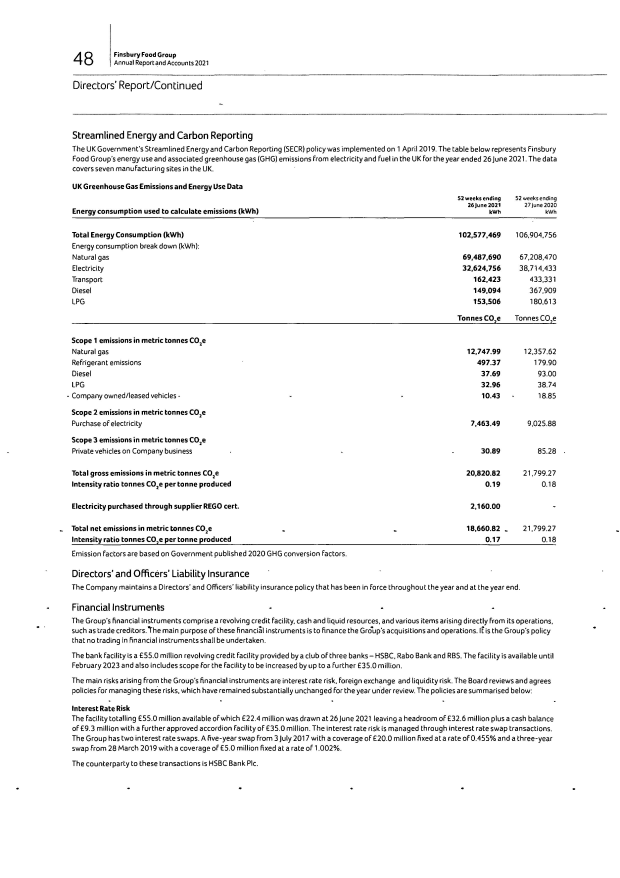
#> input picture page-0049.jpeg, 2480 x 3509 px (shown at 1/4 size)
$ python -i ocr_image.py   (imports and definitions only)
#> lines starting #> are read from the running program, lines starting #| are printed output that depends on the picture; after the words box and inside, x2 and y2 are one past the last pixel; in counts of white or black regions, pixels touching at a corner belong together
#> further down, picture is the input picture: shape (3509, 2480); min 0, max 255, mean 244.4
import math
import os

import cv2
import numpy as np
import pytesseract

pytesseract.pytesseract.tesseract_cmd = r'C:\home\site\wwwroot\App_Data\jobs\triggered\CO2DataMining\runner\resources\Tesseract-OCR\tesseract.exe'

def main(image_file, tess_args):
    """
    OCR the image and output the text to a file with an extension that is ready
    to be used in Tesseract training (.gt.txt).

    Tries to crop the image so that only the relevant text gets passed to Tesseract.

    Returns the name of the text file that contains the text.
    """
    directory, filename = os.path.split(image_file)
    filename_sans_ext, ext = os.path.splitext(filename)
    image = cv2.imread(image_file, cv2.IMREAD_GRAYSCALE)
    cropped = crop_to_text(image)
    ocr_data_dir = os.path.join(directory, "ocr_data")
    os.makedirs(ocr_data_dir, exist_ok=True)
    out_imagepath = os.path.join(ocr_data_dir, filename)
    out_txtpath = os.path.join(ocr_data_dir, "{}.gt.txt".format(filename_sans_ext))
    cv2.imwrite(out_imagepath, cropped)
    '''if not tess_args:
        d = os.path.dirname(sys.modules["table_ocr"].__file__)
        tessdata_dir = os.path.join(d, "tessdata")
        tess_args = ["--psm", "7", "-l", "table-ocr", "--tessdata-dir", tessdata_dir]'''
    #txt = ocr_image(cropped, " ".join(tess_args))
    txt = ocr_image(cropped)
    with open(out_txtpath, "w") as txt_file:
        txt_file.write(txt)
    return out_txtpath

def crop_to_text(image):
    MAX_COLOR_VAL = 255
    BLOCK_SIZE = 15
    SUBTRACT_FROM_MEAN = -2

    img_bin = cv2.adaptiveThreshold(
        ~image,
        MAX_COLOR_VAL,
        cv2.ADAPTIVE_THRESH_MEAN_C,
        cv2.THRESH_BINARY,
        BLOCK_SIZE,
        SUBTRACT_FROM_MEAN,
    )
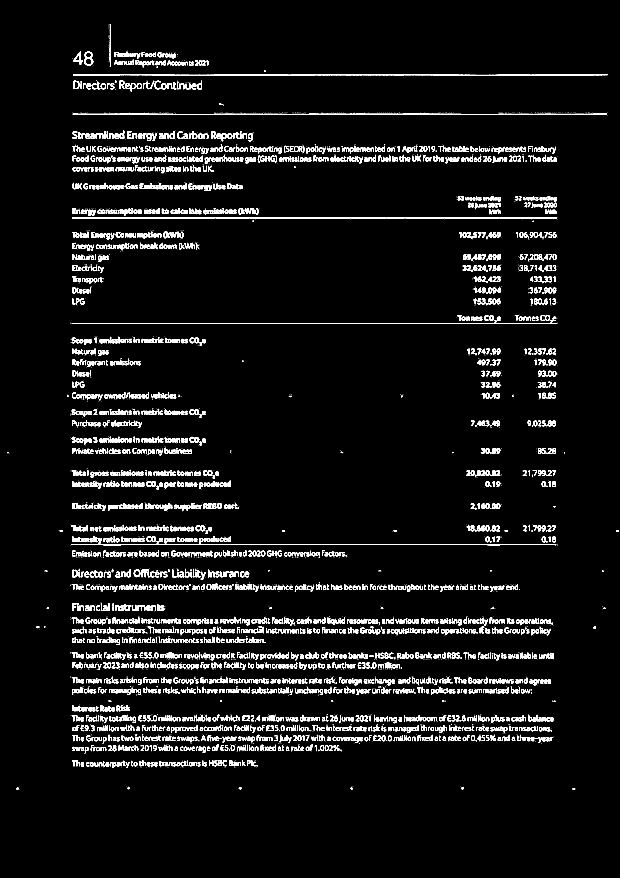
#> img_bin: shape (3509, 2480) (shown at 1/4 size); 4.6% white; 5262 white regions (2293 under 20 px), largest, box (x1, y1, x2, y2) and area: (288, 869, 2228, 874) 7507, (287, 1280, 2226, 1296) 5851, (286, 2165, 2225, 2181) 5769

    img_h, img_w = image.shape
#> img_h = 3509; img_w = 2480
    horizontal_kernel = cv2.getStructuringElement(cv2.MORPH_RECT, (int(img_w * 0.5), 1))
    vertical_kernel = cv2.getStructuringElement(cv2.MORPH_RECT, (1, int(img_h * 0.7)))
#> vertical_kernel = 2456 values from 1 to 1
    horizontal_lines = cv2.morphologyEx(img_bin, cv2.MORPH_OPEN, horizontal_kernel)
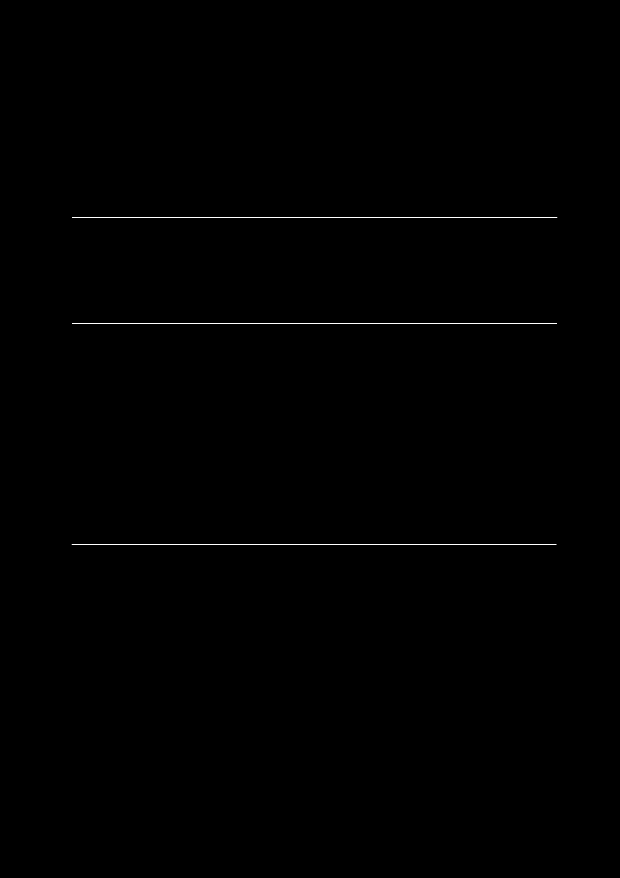
#> horizontal_lines: shape (3509, 2480) (shown at 1/4 size); 0.11% white in thin lines or dots, all inside (x1, y1, x2, y2) = (287, 870, 2229, 2179)
    vertical_lines = cv2.morphologyEx(img_bin, cv2.MORPH_OPEN, vertical_kernel)
#> vertical_lines: shape (3509, 2480); every value is 0
    both = horizontal_lines + vertical_lines
    cleaned = img_bin - both
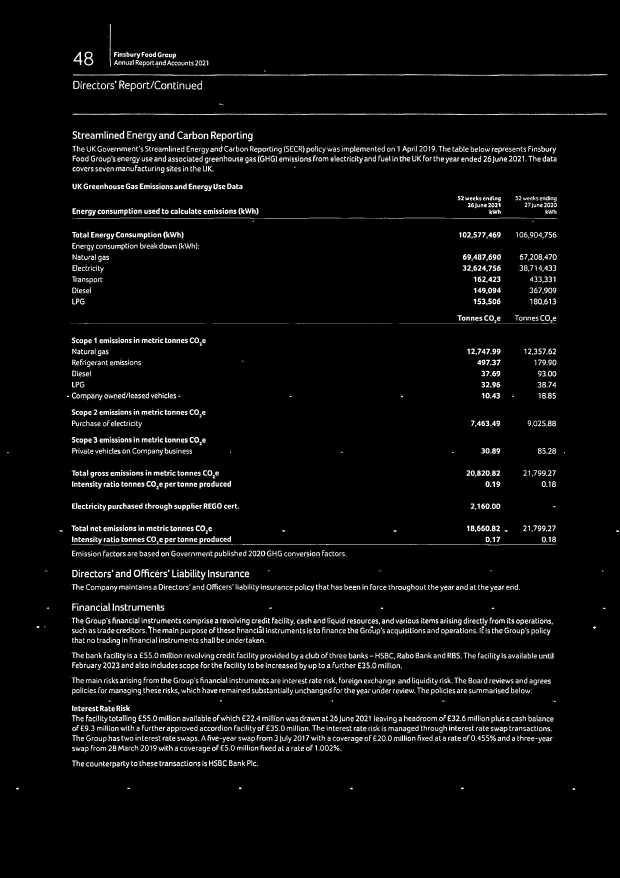
#> cleaned: shape (3509, 2480) (shown at 1/4 size); min 0, max 255, mean 11.4

    # Get rid of little noise.
    kernel = cv2.getStructuringElement(cv2.MORPH_ELLIPSE, (3, 3))
    opened = cv2.morphologyEx(cleaned, cv2.MORPH_OPEN, kernel)
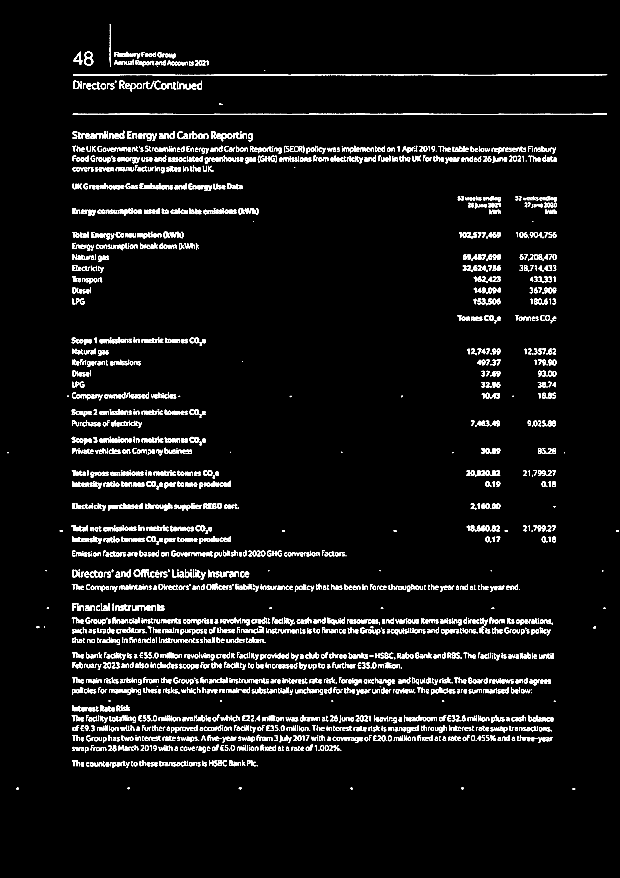
#> opened: shape (3509, 2480) (shown at 1/4 size); 4.2% white; 3496 white regions (554 under 20 px), largest, box (x1, y1, x2, y2) and area: (337, 207, 373, 262) 796, (294, 207, 330, 260) 625, (566, 2276, 598, 2309) 510
    opened = cv2.dilate(opened, kernel)
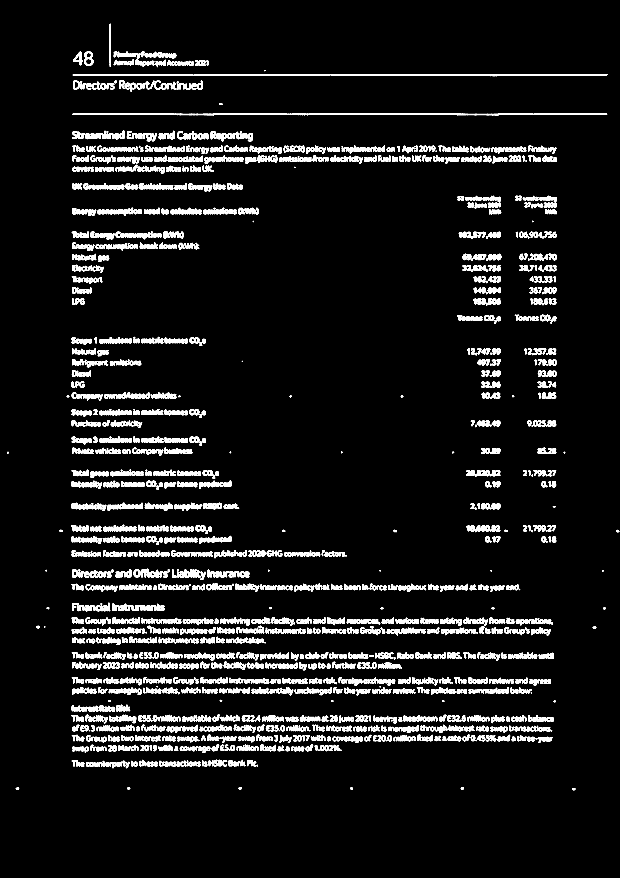
#> opened: shape (3509, 2480) (shown at 1/4 size); 6.5% white; 2427 white regions (45 under 20 px)

    contours, hierarchy = cv2.findContours(opened, cv2.RETR_LIST, cv2.CHAIN_APPROX_SIMPLE)
#> contours = 3803 contours, 850 with area under 20; largest, box (x1, y1, x2, y2) and area: (290, 453, 2429, 461) 8176, (291, 296, 2430, 305) 8162, (336, 206, 374, 263) 1630, (293, 206, 331, 261) 913, (438, 1636, 496, 1661) 882
    bounding_rects = [cv2.boundingRect(c) for c in contours]
#> bounding_rects = 3803 items, first 6: (2289, 3152, 13, 9), (1400, 3150, 12, 9), (508, 3150, 13, 8), (63, 3150, 14, 9), (1843, 3149, 13, 9), (954, 3148, 13, 10)
    NUM_PX_COMMA = 6
    MIN_CHAR_AREA = 5 * 9
    char_sized_bounding_rects = [(x, y, w, h) for x, y, w, h in bounding_rects if w * h > MIN_CHAR_AREA]
#> char_sized_bounding_rects = 2857 items, first 6: (2289, 3152, 13, 9), (1400, 3150, 12, 9), (508, 3150, 13, 8), (63, 3150, 14, 9), (1843, 3149, 13, 9), (954, 3148, 13, 10)
    if char_sized_bounding_rects:
        minx, miny, maxx, maxy = math.inf, math.inf, 0, 0
        for x, y, w, h in char_sized_bounding_rects:
            minx = min(minx, x)
            miny = min(miny, y)
            maxx = max(maxx, x + w)
            maxy = max(maxy, y + h)
#> this loop made 2857 passes
#> (x, y, w, h, minx, miny) on passes 1 to 3: (2289, 3152, 13, 9, 2289, 3152), (1400, 3150, 12, 9, 1400, 3150), (508, 3150, 13, 8, 508, 3150)
        x, y, w, h = minx, miny, maxx - minx, maxy - miny
#> x = 28; y = 95; w = 2449; h = 3066
        cropped = image[y:min(img_h, y+h+NUM_PX_COMMA), x:min(img_w, x+w)]
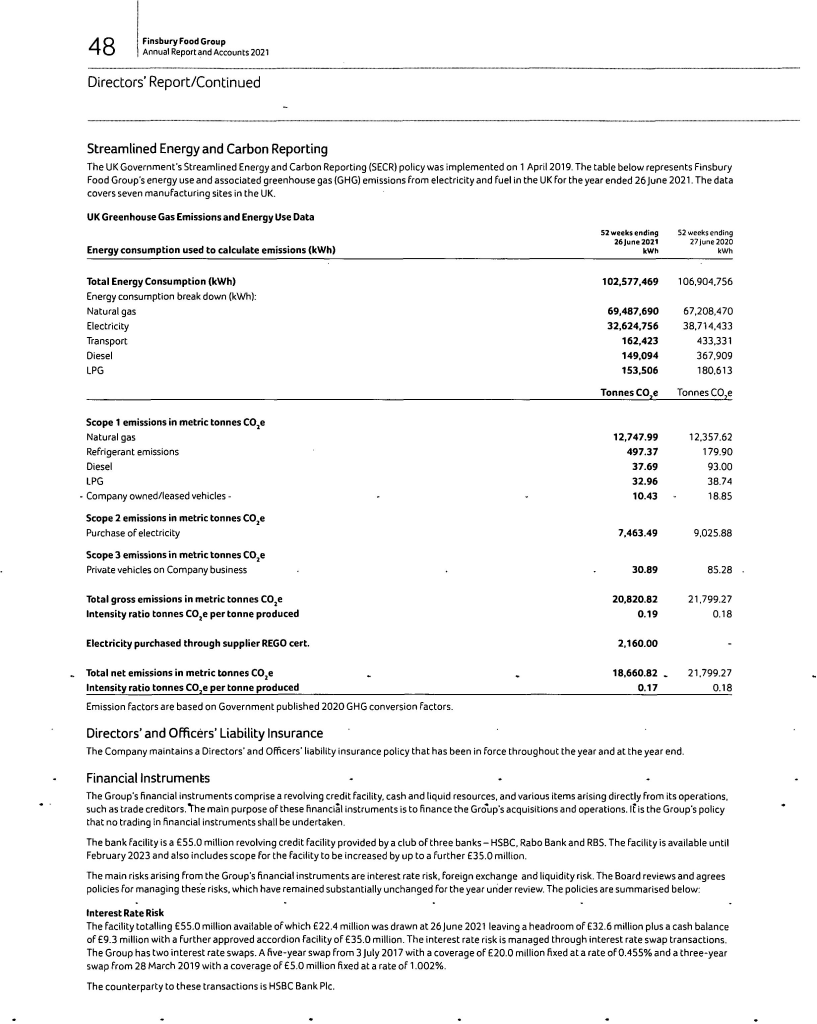
#> cropped: shape (3072, 2449) (shown at 1/3 size); min 0, max 255, mean 242.7
    else:
        # If we morphed out all of the text, assume an empty image.
        cropped = MAX_COLOR_VAL * np.ones(shape=(20, 100), dtype=np.uint8)
    bordered = cv2.copyMakeBorder(cropped, 5, 5, 5, 5, cv2.BORDER_CONSTANT, None, 255)
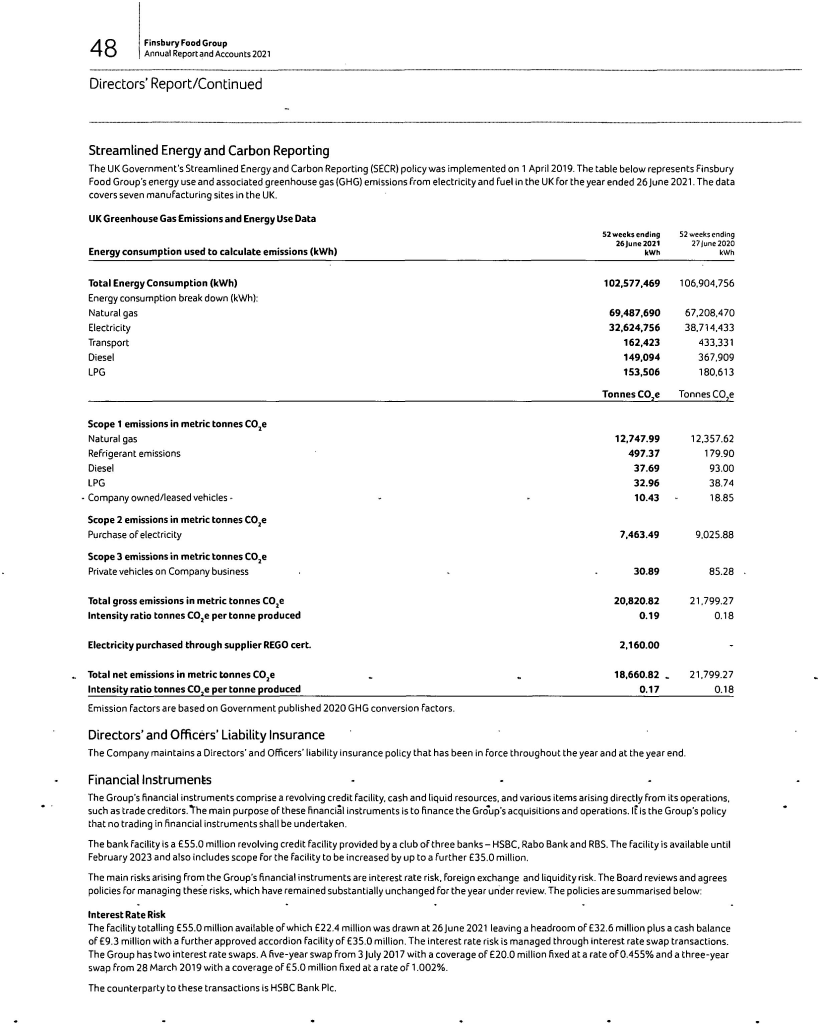
#> bordered: shape (3082, 2459) (shown at 1/3 size); min 0, max 255, mean 242.8
    return bordered
def ocr_image(image):
    pytesseract.pytesseract.tesseract_cmd = r'C:\Program Files\Tesseract-OCR\tesseract.exe'
    #print('OCR-ing Image')
    return pytesseract.image_to_string(image)

>>> import cv2
>>> picture = cv2.imread('../page-0049.jpeg', cv2.IMREAD_GRAYSCALE)
>>> result = crop_to_text(picture)
